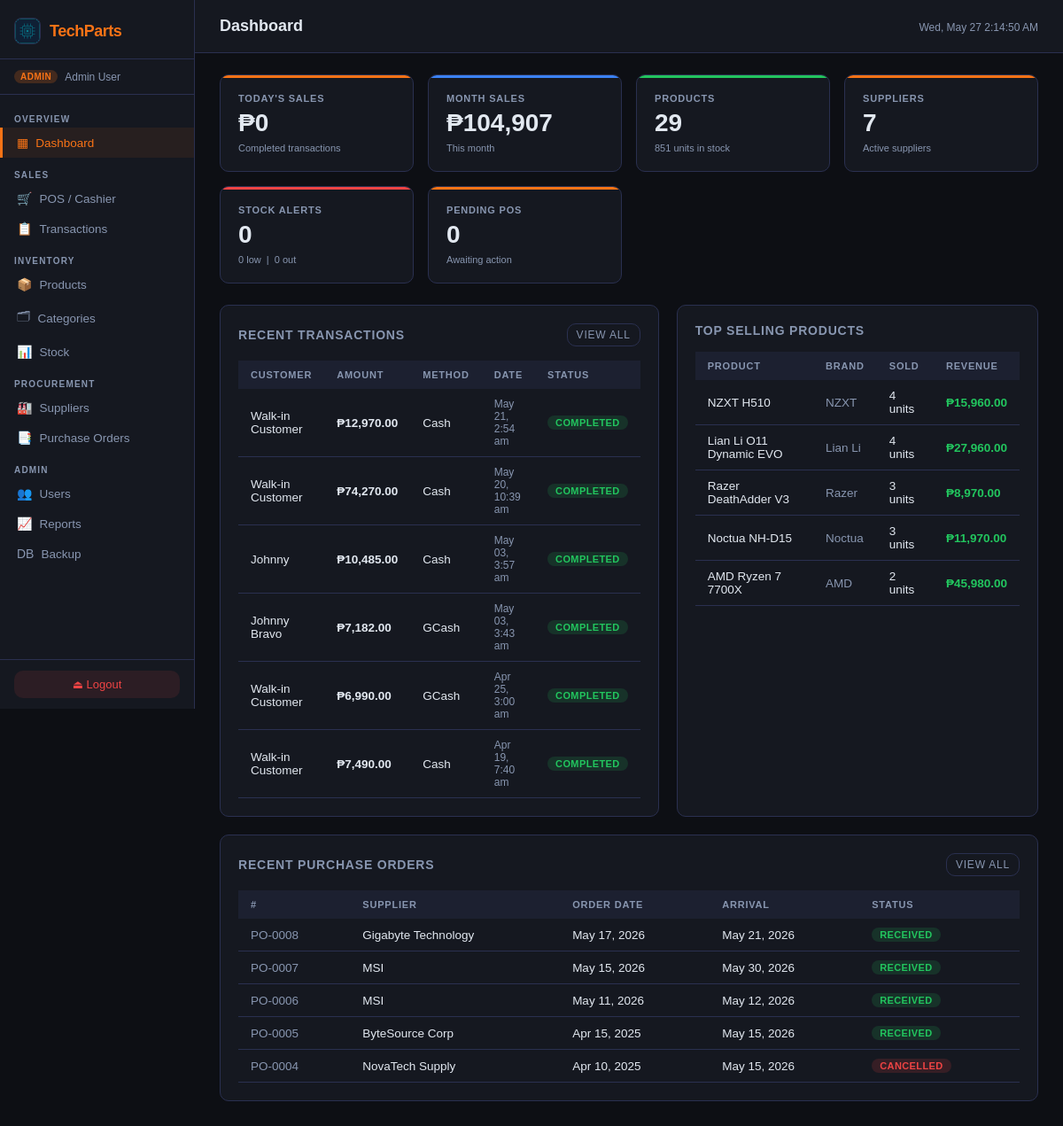
The page /pages/dashboard.php (signed in) on the database its author committed.
### tables this page shows
CREATE TABLE `user` (
  `ID` int NOT NULL AUTO_INCREMENT,
  `Name` varchar(100) NOT NULL,
  `Email` varchar(254) NOT NULL,
  `Password` varchar(255) NOT NULL,
  `Role` enum('Admin','Cashier') NOT NULL,
  `IsActive` tinyint(1) DEFAULT '1',
  `CreatedAt` timestamp NULL DEFAULT CURRENT_TIMESTAMP,
  PRIMARY KEY (`ID`),
  UNIQUE KEY `Email` (`Email`)
);

CREATE TABLE `transaction` (
  `ID` int NOT NULL AUTO_INCREMENT,
  `TransactionDate` timestamp NULL DEFAULT CURRENT_TIMESTAMP,
  `CustomerName` varchar(150) DEFAULT 'Walk-in Customer',
  `CustomerPhone` varchar(20) DEFAULT NULL,
  `PaymentMethod` enum('Cash','Card','GCash','PayMaya','Other') DEFAULT 'Cash',
  `AmountTendered` decimal(10,2) DEFAULT '0.00',
  `Discount` decimal(5,2) DEFAULT '0.00',
  `TotalAmount` decimal(10,2) NOT NULL,
  `Status` enum('Completed','Voided','Refunded') DEFAULT 'Completed',
  `Notes` text,
  `Cashier_ID` int NOT NULL,
  PRIMARY KEY (`ID`),
  KEY `Cashier_ID` (`Cashier_ID`),
  CONSTRAINT `transaction_ibfk_1` FOREIGN KEY (`Cashier_ID`) REFERENCES `user` (`ID`),
  CONSTRAINT `chk_discount` CHECK ((`Discount` between 0 and 100)),
  CONSTRAINT `chk_tendered` CHECK ((`AmountTendered` >= 0)),
  CONSTRAINT `chk_total` CHECK ((`TotalAmount` >= 0))
);

CREATE TABLE `purchaseorder` (
  `ID` int NOT NULL AUTO_INCREMENT,
  `OrderDate` timestamp NULL DEFAULT CURRENT_TIMESTAMP,
  `ArrivalDate` date DEFAULT NULL,
  `Status` enum('Pending','Approved','Ordered','Received','Cancelled') DEFAULT 'Pending',
  `Notes` text,
  `Supplier_ID` int NOT NULL,
  `User_ID` int NOT NULL,
  PRIMARY KEY (`ID`),
  KEY `Supplier_ID` (`Supplier_ID`),
  KEY `User_ID` (`User_ID`),
  CONSTRAINT `purchaseorder_ibfk_1` FOREIGN KEY (`Supplier_ID`) REFERENCES `supplier` (`ID`),
  CONSTRAINT `purchaseorder_ibfk_2` FOREIGN KEY (`User_ID`) REFERENCES `user` (`ID`)
);

CREATE TABLE `supplier` (
  `ID` int NOT NULL AUTO_INCREMENT,
  `Name` varchar(255) NOT NULL,
  `Phone` varchar(20) NOT NULL,
  `Email` varchar(254) NOT NULL,
  `Address` varchar(255) NOT NULL,
  `IsActive` tinyint(1) DEFAULT '1',
  PRIMARY KEY (`ID`),
  UNIQUE KEY `Phone` (`Phone`),
  UNIQUE KEY `Email` (`Email`)
);

### includes/config.php (called while the page is built, shortened)
<?php
function currentUser(): array
{
    return [
        'id'   => $_SESSION['user_id']   ?? null,
        'name' => $_SESSION['user_name'] ?? 'Guest',
        'role' => $_SESSION['role']      ?? 'Viewer',
    ];
}

### pages/dashboard.php (the view, shortened to what this page needs)
<?php
require_once __DIR__ . '/../includes/config.php';
$pageTitle = 'Dashboard';
$db = getDB();
$totalProducts  = $db->query('SELECT COUNT(*) FROM Product WHERE IsActive=1')->fetchColumn();
$totalStock     = $db->query('SELECT COALESCE(SUM(s.Quantity),0) FROM Stock s JOIN Product p ON s.Product_ID=p.ID WHERE p.IsActive=1')->fetchColumn();
$totalSuppliers = $db->query('SELECT COUNT(*) FROM Supplier WHERE IsActive=1')->fetchColumn();
$todaySales     = $db->query("SELECT COALESCE(SUM(TotalAmount),0) FROM Transaction WHERE DATE(TransactionDate)=CURDATE() AND Status='Completed'")->fetchColumn();
$monthSales     = $db->query("SELECT COALESCE(SUM(TotalAmount),0) FROM Transaction WHERE YEAR(TransactionDate)=YEAR(CURDATE()) AND MONTH(TransactionDate)=MONTH(CURDATE()) AND Status='Completed'")->fetchColumn();
$pendingPOs     = $db->query("SELECT COUNT(*) FROM PurchaseOrder WHERE Status IN ('Pending','Approved','Ordered')")->fetchColumn();
$stockAlerts = $db->query("
    SELECT
      SUM(stock_qty > 0 AND stock_qty <= min_stock) AS low_stock,
      SUM(stock_qty = 0) AS out_of_stock
    FROM (
      SELECT p.ID,
             COALESCE(SUM(s.Quantity), 0) AS stock_qty,
             COALESCE(MAX(s.MinStock), 5) AS min_stock
      FROM Product p
      LEFT JOIN Stock s ON s.Product_ID = p.ID
      WHERE p.IsActive=1
      GROUP BY p.ID
    ) product_stock
")->fetch();
$lowStock       = (int)$stockAlerts['low_stock'];
$outOfStock     = (int)$stockAlerts['out_of_stock'];
$recentTxn = $db->query("SELECT t.*, u.Name AS CashierName FROM Transaction t JOIN User u ON t.Cashier_ID=u.ID ORDER BY t.TransactionDate DESC LIMIT 6")->fetchAll();
$recentPOs = $db->query("SELECT po.*, s.Name AS SupplierName FROM PurchaseOrder po JOIN Supplier s ON po.Supplier_ID=s.ID ORDER BY po.OrderDate DESC LIMIT 5")->fetchAll();
$topProducts = $db->query("
    SELECT p.Name, p.Brand, SUM(si.Quantity) AS Sold, SUM(si.Subtotal) AS Revenue
    FROM SaleItem si JOIN Product p ON si.Product_ID=p.ID
    GROUP BY p.ID ORDER BY Sold DESC LIMIT 5")->fetchAll();
include __DIR__ . '/../includes/header.php';
?>
<link rel="stylesheet" href="/css/dashboard.css">
<div class="stat-grid">
  <div class="stat-card">
    <div class="stat-label">Today's Sales</div>
    <div class="stat-value">₱<?= number_format($todaySales, 0) ?></div>
    <div class="stat-sub">Completed transactions</div>
  </div>
  <div class="stat-card blue">
    <div class="stat-label">Month Sales</div>
    <div class="stat-value">₱<?= number_format($monthSales, 0) ?></div>
    <div class="stat-sub">This month</div>
  </div>
  <div class="stat-card green">
    <div class="stat-label">Products</div>
    <div class="stat-value"><?= $totalProducts ?></div>
    <div class="stat-sub"><?= number_format($totalStock) ?> units in stock</div>
  </div>
  <div class="stat-card">
    <div class="stat-label">Suppliers</div>
    <div class="stat-value"><?= $totalSuppliers ?></div>
    <div class="stat-sub">Active suppliers</div>
  </div>
  <div class="stat-card red">
    <div class="stat-label">Stock Alerts</div>
    <div class="stat-value"><?= $lowStock + $outOfStock ?></div>
    <div class="stat-sub"><?= $lowStock ?> low &nbsp;|&nbsp; <?= $outOfStock ?> out</div>
  </div>
  <div class="stat-card">
    <div class="stat-label">Pending POs</div>
    <div class="stat-value"><?= $pendingPOs ?></div>
    <div class="stat-sub">Awaiting action</div>
  </div>
</div>
<div style="display:grid;grid-template-columns:1fr 1fr;gap:20px">
  <div class="card">
    <div class="card-title">Recent Transactions
      <a href="/pages/transactions.php" class="btn btn-ghost btn-sm">View all</a>
    </div>
    <div class="table-wrap">
      <table>
        <thead>
          <tr>
            <th>Customer</th>
            <th>Amount</th>
            <th>Method</th>
            <th>Date</th>
            <th>Status</th>
          </tr>
        </thead>
        <tbody>
          <?php foreach ($recentTxn as $t): ?>
            <tr>
              <td><?= htmlspecialchars($t['CustomerName']) ?></td>
              <td style="font-weight:600">₱<?= number_format($t['TotalAmount'], 2) ?></td>
              <td><?= $t['PaymentMethod'] ?></td>
              <td style="color:var(--text-muted);font-size:12px"><?= date('M d, g:i a', strtotime($t['TransactionDate'])) ?></td>
              <td>
                <?php $sc = match ($t['Status']) {
                  'Completed' => 'green',
                  'Voided' => 'red',
                  'Refunded' => 'yellow',
                  default => 'gray'
                }; ?>
                <span class="badge badge-<?= $sc ?>"><?= $t['Status'] ?></span>
              </td>
            </tr>
          <?php endforeach; ?>
        </tbody>
      </table>
    </div>
  </div>
  <div class="card">
    <div class="card-title">Top Selling Products</div>
    <div class="table-wrap">
      <table>
        <thead>
          <tr>
            <th>Product</th>
            <th>Brand</th>
            <th>Sold</th>
            <th>Revenue</th>
          </tr>
        </thead>
        <tbody>
          <?php foreach ($topProducts as $p): ?>
            <tr>
              <td><?= htmlspecialchars($p['Name']) ?></td>
              <td style="color:var(--text-muted)"><?= htmlspecialchars($p['Brand']) ?></td>
              <td><?= $p['Sold'] ?> units</td>
              <td style="color:var(--accent3);font-weight:600">₱<?= number_format($p['Revenue'], 2) ?></td>
            </tr>
          <?php endforeach; ?>
        </tbody>
      </table>
    </div>
  </div>
</div>
<div class="card" style="margin-top:0">
  <div class="card-title">Recent Purchase Orders
    <a href="/pages/purchase_orders.php" class="btn btn-ghost btn-sm">View all</a>
  </div>
  <div class="table-wrap">
    <table>
      <thead>
        <tr>
          <th>#</th>
          <th>Supplier</th>
          <th>Order Date</th>
          <th>Arrival</th>
          <th>Status</th>
        </tr>
      </thead>
      <tbody>
        <?php foreach ($recentPOs as $po): ?>
          <tr>
            <td style="color:var(--text-muted)">PO-<?= str_pad($po['ID'], 4, '0', STR_PAD_LEFT) ?></td>
            <td><?= htmlspecialchars($po['SupplierName']) ?></td>
            <td><?= date('M d, Y', strtotime($po['OrderDate'])) ?></td>
            <td><?= $po['ArrivalDate'] ? date('M d, Y', strtotime($po['ArrivalDate'])) : '—' ?></td>
            <td>
              <?php $c = match ($po['Status']) {
                'Received' => 'green',
                'Approved' => 'blue',
                'Ordered' => 'orange',
                'Pending' => 'yellow',
                'Cancelled' => 'red',
                default => 'gray'
              }; ?>
              <span class="badge badge-<?= $c ?>"><?= $po['Status'] ?></span>
            </td>
          </tr>
        <?php endforeach; ?>
      </tbody>
    </table>
  </div>
</div>
<?php include __DIR__ . '/../includes/footer.php'; ?>

### includes/header.php (shortened to what this page needs)
<?php
$user = currentUser();
$page = basename($_SERVER['PHP_SELF'], '.php');
?>
<!DOCTYPE html>
<html lang="en">
<head>
  <link rel="stylesheet" href="/css/style.css">
</head>
<body>
  <nav class="sidebar">
    <div class="sidebar-brand">
      <?php $logoClass = 'sidebar-logo'; include __DIR__ . '/logo.php'; ?>
      <span class="brand-name">TechParts</span>
    </div>
    <div class="sidebar-role">
      <span class="role-badge role-<?= strtolower($user['role']) ?>"><?= $user['role'] ?></span>
      <span class="user-name"><?= htmlspecialchars($user['name']) ?></span>
    </div>
    <ul class="nav-links">
      <li class="nav-section">OVERVIEW</li>
      <li class="<?= $page === 'dashboard' ? 'active' : '' ?>">
        <a href="/pages/dashboard.php"><i class="ico">▦</i> Dashboard</a>
      </li>
      <?php if (in_array($user['role'], ['Admin', 'Cashier', 'User'])): ?>
        <li class="nav-section">SALES</li>
        <?php if (in_array($user['role'], ['Admin', 'Cashier'])): ?>
          <li class="<?= $page === 'cashier' ? 'active' : '' ?>">
            <a href="/pages/cashier.php"><i class="ico">🛒</i> POS / Cashier</a>
          </li>
        <?php endif; ?>
        <li class="<?= $page === 'transactions' ? 'active' : '' ?>">
          <a href="/pages/transactions.php"><i class="ico">📋</i> Transactions</a>
        </li>
      <?php endif; ?>
      <li class="nav-section">INVENTORY</li>
      <li class="<?= $page === 'products' ? 'active' : '' ?>">
        <a href="/pages/products.php"><i class="ico">📦</i> Products</a>
      </li>
      <li class="<?= $page === 'categories' ? 'active' : '' ?>">
        <a href="/pages/categories.php"><i class="ico">🗂</i> Categories</a>
      </li>
      <li class="<?= $page === 'stock' ? 'active' : '' ?>">
        <a href="/pages/stock.php"><i class="ico">📊</i> Stock</a>
      </li>
      <li class="nav-section">PROCUREMENT</li>
      <li class="<?= $page === 'suppliers' ? 'active' : '' ?>">
        <a href="/pages/suppliers.php"><i class="ico">🏭</i> Suppliers</a>
      </li>
      <li class="<?= $page === 'purchase_orders' ? 'active' : '' ?>">
        <a href="/pages/purchase_orders.php"><i class="ico">📑</i> Purchase Orders</a>
      </li>
      <?php if ($user['role'] === 'Admin'): ?>
        <li class="nav-section">ADMIN</li>
        <li class="<?= $page === 'users' ? 'active' : '' ?>">
          <a href="/pages/users.php"><i class="ico">👥</i> Users</a>
        </li>
        <li class="<?= $page === 'reports' ? 'active' : '' ?>">
          <a href="/pages/reports.php"><i class="ico">📈</i> Reports</a>
        </li>
        <li class="<?= $page === 'backup' ? 'active' : '' ?>">
          <a href="/pages/backup.php"><i class="ico">DB</i> Backup</a>
        </li>
      <?php endif; ?>
    </ul>
    <div class="sidebar-footer">
      <a href="/pages/logout.php" class="logout-btn" data-confirm-logout>⏏ Logout</a>
    </div>
  </nav>
  <main class="main-content">
    <header class="top-bar">
      <h1 class="page-title"><?= htmlspecialchars($pageTitle ?? 'Dashboard') ?></h1>
      <div class="top-bar-right">
        <span class="date-display" id="live-clock"></span>
      </div>
    </header>
    <div class="page-body">

### rows shown on the page
user: Name "Admin User"
transaction: CustomerName "Walk-in Customer", TotalAmount "12,970.00", PaymentMethod "Cash", TransactionDate "May 21, 2:54 am", Status "COMPLETED"
transaction: CustomerName "Walk-in Customer", TotalAmount "74,270.00", PaymentMethod "Cash", TransactionDate "May 20, 10:39 am", Status "COMPLETED"
transaction: CustomerName "Johnny", TotalAmount "10,485.00", PaymentMethod "Cash", TransactionDate "May 03, 3:57 am", Status "COMPLETED"
transaction: CustomerName "Johnny Bravo", TotalAmount "7,182.00", PaymentMethod "GCash", TransactionDate "May 03, 3:43 am", Status "COMPLETED"
transaction: CustomerName "Walk-in Customer", TotalAmount "6,990.00", PaymentMethod "GCash", TransactionDate "Apr 25, 3:00 am", Status "COMPLETED"
transaction: CustomerName "Walk-in Customer", TotalAmount "7,490.00", PaymentMethod "Cash", TransactionDate "Apr 19, 7:40 am", Status "COMPLETED"
purchaseorder: ID "0008", Supplier_ID.Name "Gigabyte Technology", OrderDate "May 17, 2026", ArrivalDate "May 21, 2026", Status "RECEIVED"
purchaseorder: ID "0007", Supplier_ID.Name "MSI", OrderDate "May 15, 2026", ArrivalDate "May 30, 2026", Status "RECEIVED"
purchaseorder: ID "0006", Supplier_ID.Name "MSI", OrderDate "May 11, 2026", ArrivalDate "May 12, 2026", Status "RECEIVED"
purchaseorder: ID "0005", Supplier_ID.Name "ByteSource Corp", OrderDate "Apr 15, 2025", ArrivalDate "May 15, 2026", Status "RECEIVED"
purchaseorder: ID "0004", Supplier_ID.Name "NovaTech Supply", OrderDate "Apr 10, 2025", ArrivalDate "May 15, 2026", Status "CANCELLED"

### other values the page prints
$user['role'] "ADMIN"
$pageTitle "Dashboard"
$todaySales "0"
$monthSales "104,907"
$totalProducts "29"
$totalStock "851"
$totalSuppliers "7"
$lowStock + $outOfStock "0"
$lowStock "0"
$outOfStock "0"
$pendingPOs "0"
$p['Name'] "NZXT H510"
$p['Brand'] "NZXT"
$p['Sold'] "4"
$p['Revenue'] "15,960.00"
